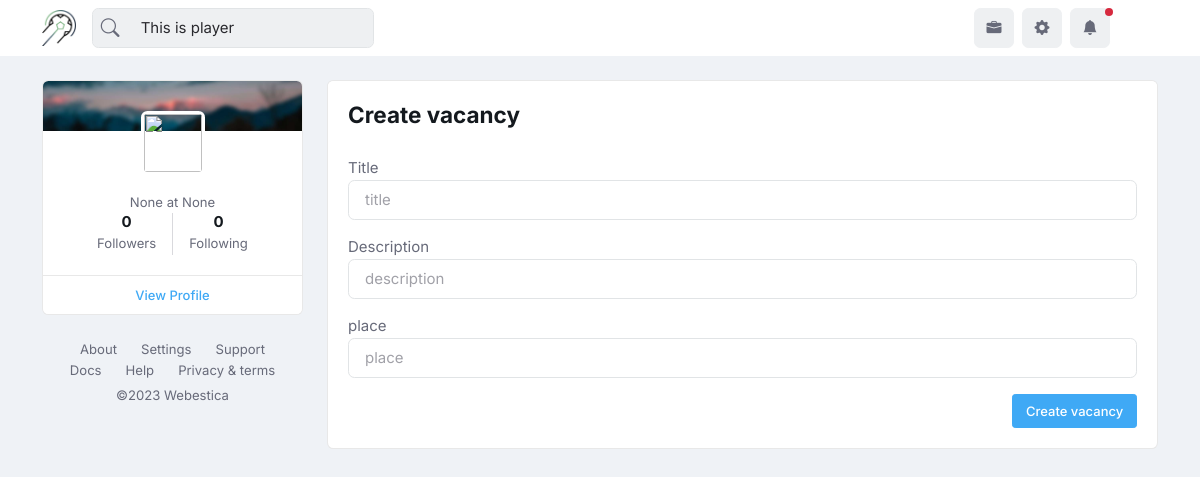
Screenshot of /create_vacancy/ (signed in) with the database file from the repository.
### firstapp/models.py (models this page shows, shortened)
class User(AbstractUser):
    is_player = models.BooleanField(default=False)
    is_coach = models.BooleanField(default=False)
    is_scout = models.BooleanField(default=False)
    first_name = models.CharField(max_length=255, null=True)
    last_name = models.CharField(max_length=255, null=True)
    email = models.EmailField(unique=True)
    profile_image = models.ImageField(upload_to='profile_images', blank=True, null=True)
    cover_image = models.ImageField(upload_to='cover_images', blank=True, null=True)
    place = models.CharField(max_length=255, null=True)
    country = models.CharField(max_length=255, null=True, blank=True)
    date_of_birth = models.DateField(null=True)
    phone_number = models.CharField(max_length=20, null=True)
    followed_users = models.ManyToManyField('User', related_name='followed')
    posts = models.ManyToManyField('Post', related_name='player_posts', blank=True)
    about = models.TextField(null=True, blank=True)
    def getFullName(self):
        return self.getFirstName()+" "+self.getLastName()
    def getFirstName(self):
        if self.first_name:
            return self.first_name
        else:
            return ''
    def getLastName(self):
        if self.last_name:
            return self.last_name
        else:
            return ''
    def getProfileimageUrl(self):
        if not self.profile_image:
            return '/static/profile_placeholder.jpg'
        else:
            return self.profile_image.url
    def connections_received_onhold(self):
        received_connections = self.connection_requests_received.filter(accepted=False)
        return received_connections

class Player(models.Model):
    user = models.OneToOneField(User, on_delete=models.CASCADE, primary_key=True, related_name='player')
    club = models.CharField(max_length=255, null=True, blank=True)
    nft = models.CharField(max_length=255, null=True, blank=True) # national football team
    competition = models.CharField(max_length=255, null=True, blank=True)
    length = models.IntegerField(null=True, blank=True)
    weight = models.IntegerField(null=True)
    preferred_leg = models.CharField(max_length=10, null=True, blank=True)
    position = models.CharField(max_length=255, null=True, blank=True)
    qualities = models.CharField(max_length=255, null=True, blank=True)
    career_statistics = models.CharField(max_length=255, null=True, blank=True)
    ambition = models.TextField(null=True, blank=True)
    goals = models.IntegerField(null=True, blank=True)
    assists = models.IntegerField(null=True, blank=True)
    clean_sheet = models.IntegerField(null=True, blank=True)
    played_matches = models.IntegerField(null=True, blank=True)

### firstapp/views.py (the view)
# urls.py: path('create_vacancy/', views.create_vacancy, name='create_vacancy'),
@login_required
def create_vacancy(request):
    if request.method == 'POST':
        form = VacancyForm(request.POST)
        if form.is_valid():
            vacancy = form.save(commit=False)
            vacancy.agent = request.user.agent
            vacancy.save()
            return redirect('vacancies')
    else:
        form = VacancyForm()
    return render(request, 'vacancies/create_vacancy.html', {'form': form})

### firstapp/forms.py
class VacancyForm(forms.ModelForm):
    class Meta:
        model = Vacancy
        fields = ['title', 'description', 'place']

### playerpro/templates/vacancies/create_vacancy.html (shortened to what this page needs)
{% extends 'theme/base.html' %}
{% load static %}
{% load crispy_forms_tags %}
{% load custom_tags %}
{% block content %}
<main>
	<div class="container">
		<div class="row g-4">
            {% include 'theme/sidenav.html' %}
            <div class="col-md-8 col-lg-6 vstack gap-4">
                  <div class="card h-100">
                    <div class="card-header d-sm-flex align-items-center text-center justify-content-sm-between border-0 pb-0">
                      <h1 class="h4 card-title">Create vacancy</h1>
                    </div>
                <div class="card-body">
                    <form class="row g-3" method="POST" enctype="multipart/form-data">
                      <div id="div_id_title" class="form-group">
                        <label for="id_title" class="requiredField">
                        Title
                        </label>
                        <input type="text" name="title" maxlength="255" class="textinput form-control" required="" id="id_title"  placeholder="title">
                      </div>
                      <div id="div_id_description" class="form-group">
                        <label for="id_description" class="requiredField">
                        Description
                        </label>
                        <input type="text" name="description" maxlength="255" class="textinput form-control" required="" id="id_description"  placeholder="description">
                      </div>
                      <div id="div_id_place" class="form-group">
                        <label for="id_place" class="requiredField">
                        place
                        </label>
                        <input type="text" name="place" maxlength="255" class="textinput form-control" required="" id="id_place"  placeholder="place">
                      </div>
                      <div class="col-12 text-end">
                        <button type="submit" class="btn btn-sm btn-primary mb-0">Create vacancy</button>
                      </div>
                     </form>
                  </div>
                </div>
              </div>
		</div>
	</div>
</main>
{% endblock content %}

### playerpro/templates/theme/header1.html (shortened to what this page needs)
{% load static %}
<header class="navbar-light fixed-top header-static bg-mode">
	<nav class="navbar navbar-expand-lg">
		<div class="container">
			<a class="navbar-brand" href="{% url 'feed' %}">
				<img class="navbar-brand-item" src="{% static 'images/logo.png' %}" alt="logo">
			</a>
			<div class="collapse navbar-collapse" id="navbarCollapse">
				<div class="nav mt-3 mt-lg-0 flex-nowrap align-items-center px-4 px-lg-0">
					<div class="nav-item w-100">
						<form class="rounded position-relative" method="post" action="{% url 'discover' %}">
							<input class="form-control ps-5 bg-light" type="search" placeholder="Search..." value="{% if request.user.player %}This is player{% elif request.user.scout %}This is scout{% elif request.user.agent %}This is agent{% endif %}" aria-label="Search" name="searched">
							<button class="btn bg-transparent px-2 py-0 position-absolute top-50 start-0 translate-middle-y" type="submit"><i class="bi bi-search fs-5"> </i></button>
						</form>
					</div>
				</div>
			</div>
			<ul class="nav flex-nowrap align-items-center ms-sm-3 list-unstyled">
				<li class="nav-item ms-2">
					<a class="nav-link icon-md btn btn-light p-0" href="{% url 'vacancies' %}">
						<i class="bi bi-briefcase-fill fs-6"> </i>
					</a>
				</li>
				<li class="nav-item ms-2">
					<a class="nav-link icon-md btn btn-light p-0" href="{% if user.scout %}{% url 'edit_account_scout' %}{% elif user.agent %}{% url 'edit_account_agent' %}{% else %}{% url 'edit_account' %}{% endif %}">
						<i class="bi bi-gear-fill fs-6"> </i>
					</a>
				</li>
				<li class="nav-item dropdown ms-2">
					<a class="nav-link icon-md btn btn-light p-0" href="#" id="notifDropdown" role="button" data-bs-toggle="dropdown" aria-expanded="false" data-bs-auto-close="outside">
						<span class="badge-notif animation-blink"></span>
						<i class="bi bi-bell-fill fs-6"> </i>
					</a>
				</li>
				<li class="nav-item ms-2 dropdown">
					<a class="nav-link btn icon-md p-0" href="#" id="profileDropdown" role="button" data-bs-auto-close="outside" data-bs-display="static" data-bs-toggle="dropdown" aria-expanded="false">
					</a>
				</li>
			</ul>
		</div>
	</nav>
</header>

### playerpro/templates/theme/sidenav.html (shortened to what this page needs)
			<div class="col-lg-3">
				<nav class="navbar navbar-expand-lg mx-0">
					<div class="offcanvas offcanvas-start" tabindex="-1" id="offcanvasSideNavbar">
						<div class="offcanvas-body d-block px-2 px-lg-0">
							<div class="card overflow-hidden">
								<div class="h-50px" style="background-image:url(assets/images/bg/01.jpg); background-position: center; background-size: cover; background-repeat: no-repeat;"></div>
									<div class="card-body pt-0">
										<div class="text-center">
										<div class="avatar avatar-lg mt-n5 mb-3">
											<a href="#!"><img class="avatar-img rounded border border-white border-3" src="{{ request.user.getProfileimageUrl }}" alt=""></a>
										</div>
										<small>{{request.user.player.position}} at {{request.user.player.club}}</small>
										<div class="hstack gap-2 gap-xl-3 justify-content-center">
											<div>
												<h6 class="mb-0">{{user.followers.all.count}}</h6>
												<small>Followers</small>
											</div>
											<div>
												<h6 class="mb-0">{{user.following.all.count}}</h6>
												<small>Following</small>
											</div>
										</div>
									</div>
								</div>
								<div class="card-footer text-center py-2">
									<a class="btn btn-link btn-sm" href="{% url 'profile' username=request.user.username %}">View Profile </a>
								</div>
							</div>
							<ul class="nav small mt-4 justify-content-center lh-1">
								<li class="nav-item">
									<a class="nav-link" href="#">About</a>
								</li>
								<li class="nav-item">
									<a class="nav-link" href="#">Settings</a>
								</li>
								<li class="nav-item">
									<a class="nav-link" href="#">Support </a>
								</li>
								<li class="nav-item">
									<a class="nav-link" href="#">Docs </a>
								</li>
								<li class="nav-item">
									<a class="nav-link" href="#">Help</a>
								</li>
								<li class="nav-item">
									<a class="nav-link" href="#">Privacy & terms</a>
								</li>
							</ul>
							<p class="small text-center mt-1">©2023 <a class="text-body" href="#"> Webestica </a></p>
						</div>
					</div>
				</nav>
			</div>

### rows the page displays
User: searched "This is player", user.player.position "None", user.player.club "None", followers.all.count "0", following.all.count "0"
